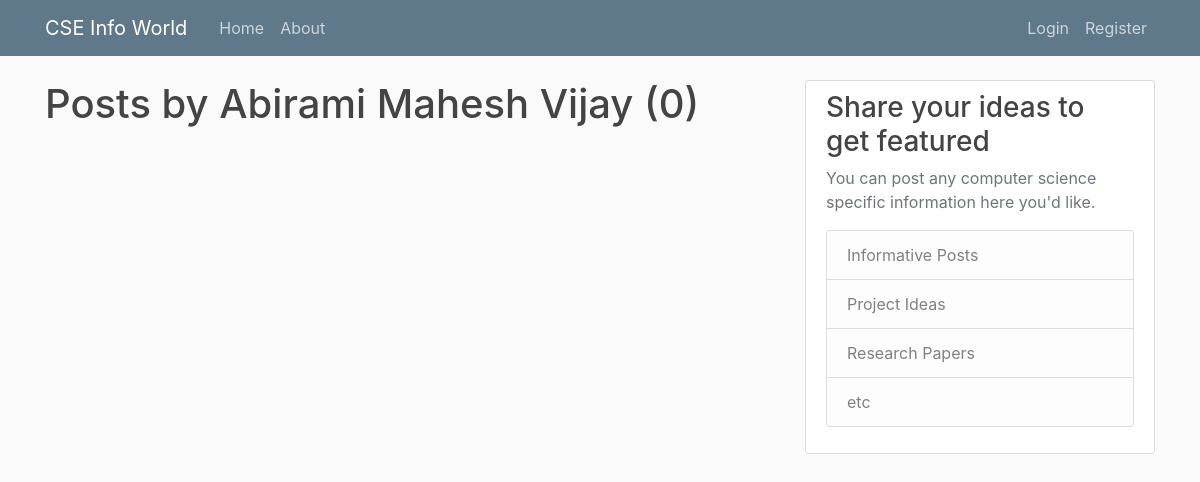
Page /user/Abirami Mahesh Vijay on the earlier database version.
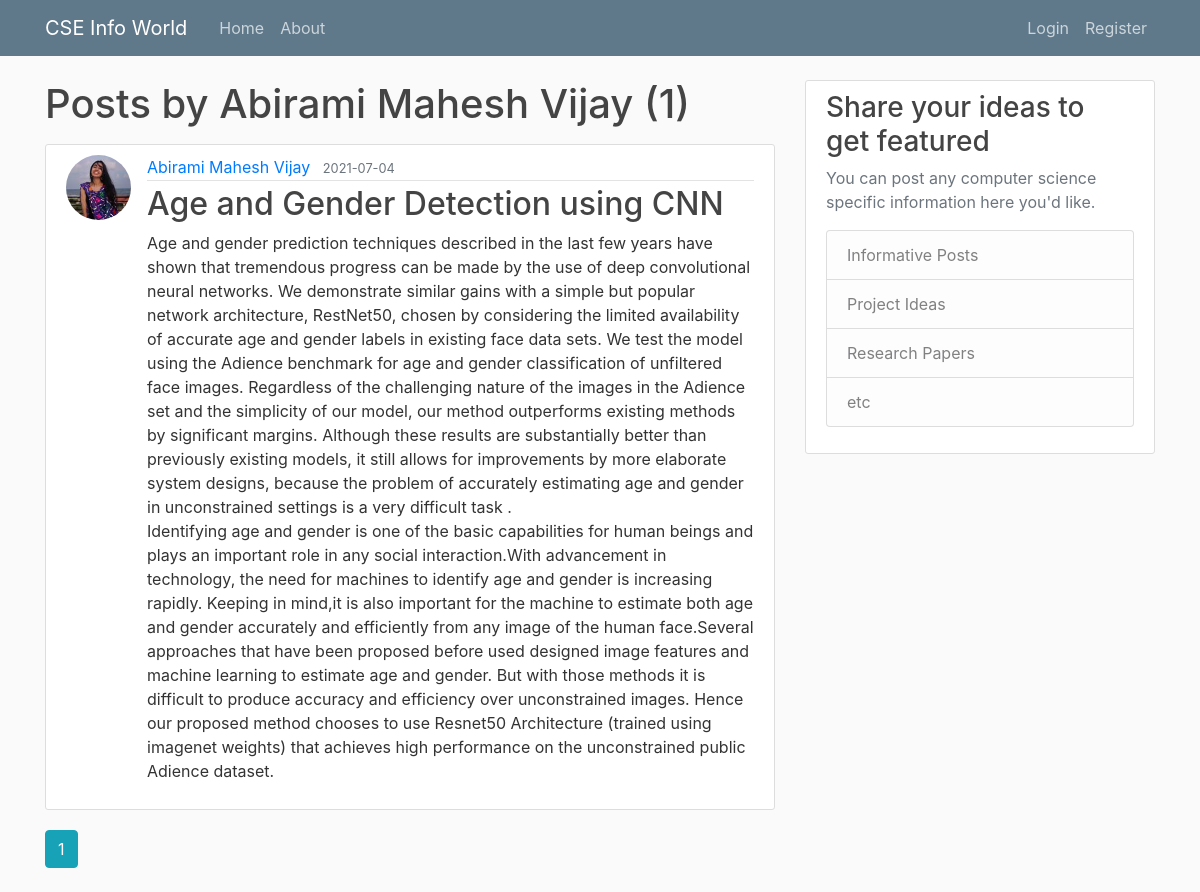
Same page on the later database version.
### flaskblog/models.py (models this page shows, shortened)
class Post(db.Model):
    id = db.Column(db.Integer, primary_key=True)
    title = db.Column(db.String(100), nullable=False)
    date_posted = db.Column(db.DateTime, nullable=False, default=datetime.utcnow)
    content = db.Column(db.Text, nullable=False)
    user_id = db.Column(db.Integer, db.ForeignKey('user.id'), nullable=False)

class User(db.Model, UserMixin):
    id = db.Column(db.Integer, primary_key=True)
    username = db.Column(db.String(20), unique=True, nullable=False)
    email = db.Column(db.String(120), unique=True, nullable=False)
    image_file = db.Column(db.String(20), nullable=False, default='default.jpg')
    password = db.Column(db.String(60), nullable=False)
    posts = db.relationship('Post', backref='author', lazy=True)

### flaskblog/users/routes.py (the view)
@users.route("/user/<string:username>")
def user_posts(username):
    page = request.args.get('page', 1, type=int)
    user = User.query.filter_by(username=username).first_or_404()
    posts = Post.query.filter_by(author=user)\
        .order_by(Post.date_posted.desc())\
        .paginate(page=page, per_page=5)
    return render_template('user_posts.html', posts=posts, user=user)

### flaskblog/templates/user_posts.html
{% extends "layout.html" %}
{% block content %}
    <h1 class="mb-3">Posts by {{ user.username }} ({{ posts.total }})</h1>
    {% for post in posts.items %}
        <article class="media content-section">
          <img class="rounded-circle article-img" src="{{ url_for('static', filename='profile_pics/' + post.author.image_file) }}">
          <div class="media-body">
            <div class="article-metadata">
              <a class="mr-2" href="{{ url_for('users.user_posts', username=post.author.username) }}">{{ post.author.username }}</a>
              <small class="text-muted">{{ post.date_posted.strftime('%Y-%m-%d') }}</small>
            </div>
            <h2><a class="article-title" href="{{ url_for('posts.post', post_id=post.id) }}">{{ post.title }}</a></h2>
            <p class="article-content">{{ post.content }}</p>
          </div>
        </article>
    {% endfor %}
    {% for page_num in posts.iter_pages(left_edge=1, right_edge=1, left_current=1, right_current=2) %}
      {% if page_num %}
        {% if posts.page == page_num %}
          <a class="btn btn-info mb-4" href="{{ url_for('users.user_posts', username=user.username, page=page_num) }}">{{ page_num }}</a>
        {% else %}
          <a class="btn btn-outline-info mb-4" href="{{ url_for('users.user_posts', username=user.username, page=page_num) }}">{{ page_num }}</a>
        {% endif %}
      {% else %}
        ...
      {% endif %}
    {% endfor %}
{% endblock content %}

Differences in the rows shown:
added Post: image_file (picture), author.username "Abirami Mahesh Vijay", date_posted "2021-07-04", title "Age and Gender Detection using CNN", content "Age and gender prediction techniques described in the last few years have shown that tremendous progress can be made by the use of deep convolutional neural networks. We demonstrate similar gains with a simple but popular network architecture, RestNet50, chosen by considering the limited availability of accurate age and gender labels in existing face data sets. We test the model using the Adience benchmark for age and gender classification of unfiltered face images. Regardless of the challenging nature of the images in the Adience set and the simplicity of our model, our method outperforms existing methods by significant margins. Although these results are substantially better than…"
Other differences:
{{ posts.total }}: "0" → "1"
new list line: "1"
